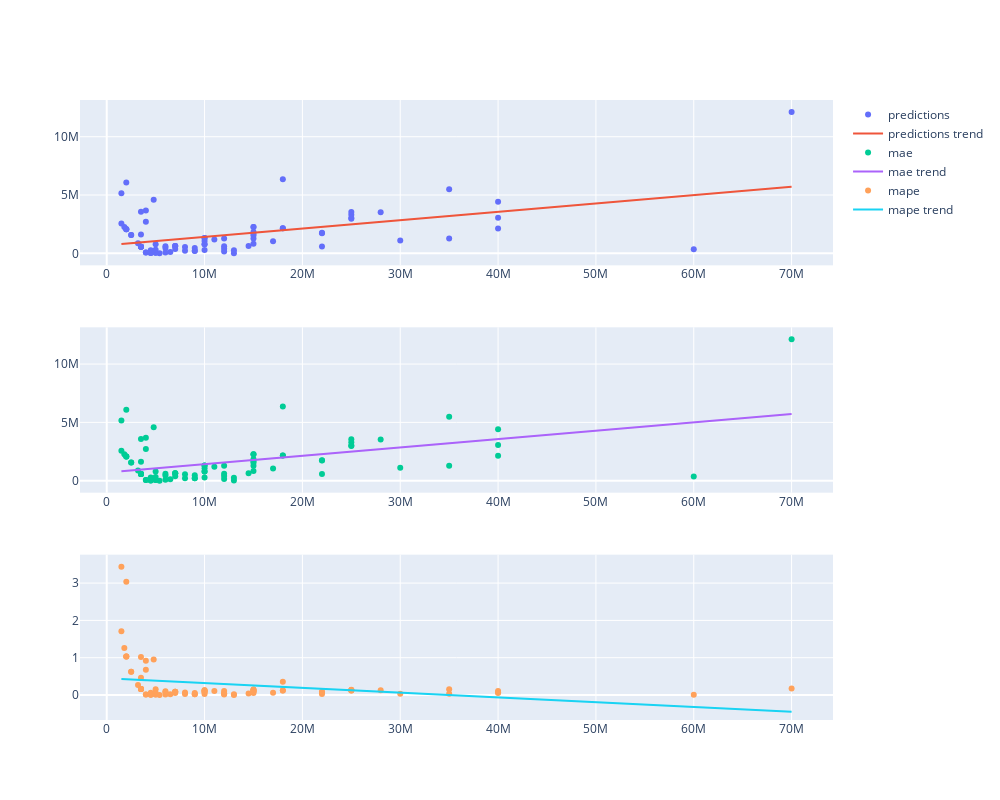

Notebook source saved alongside this figure:
### Markdown cell above
# Defenders

### Code cell
pipeline('DEF')
